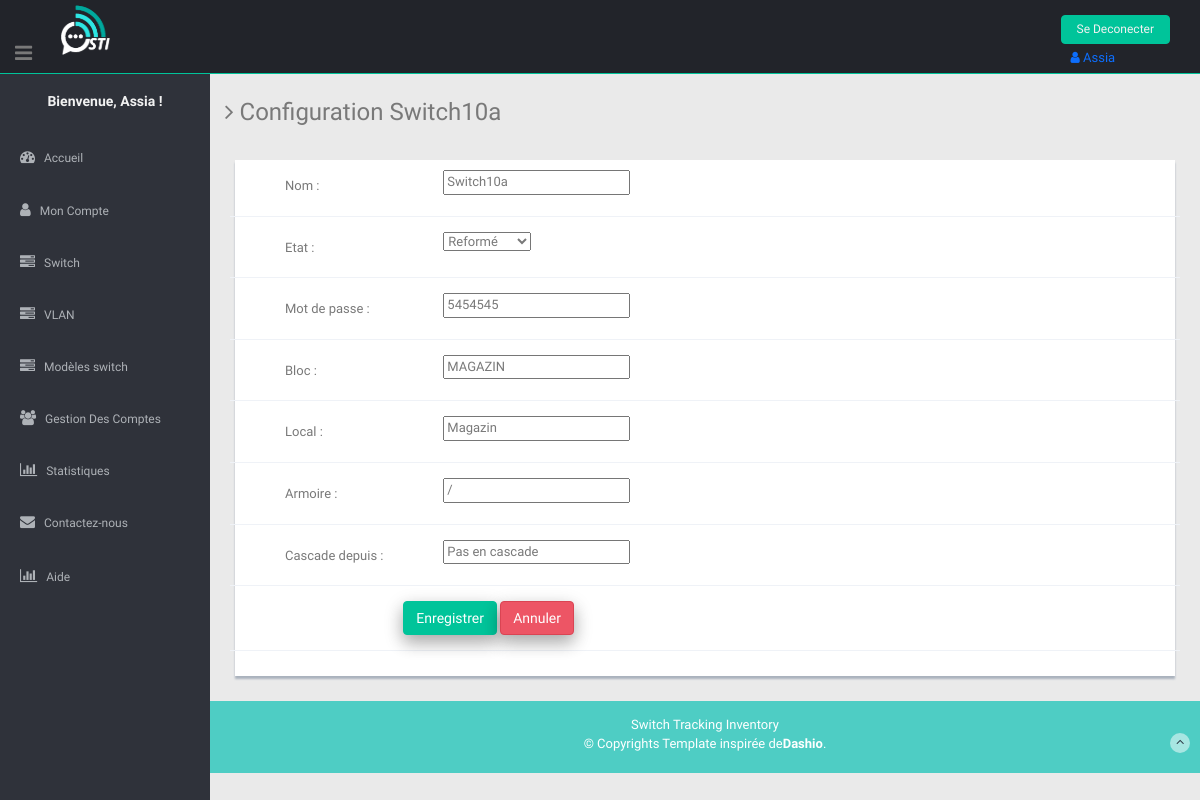
Before: /app_principal/switch/35/configurer (signed in) with the older database file.
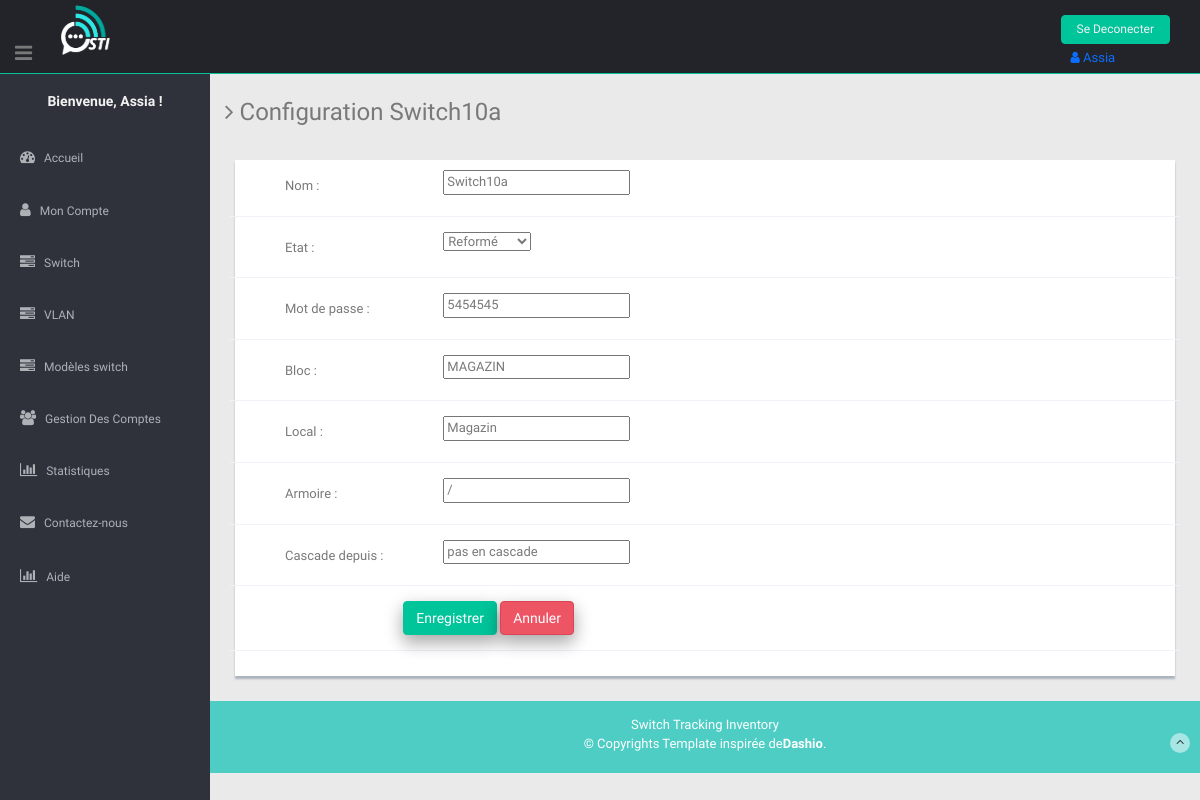
After: the same page with the newer database file.
### app_principal/models.py (models this page shows, shortened)
class switch(models.Model):  # on peut creer les ports d'un switch a partir d'un objet "switch" : switch_objet.port_set.create(num_port=...,type_port=...etc)
    passif = 'Passif'
    actif = 'Actif'
    reforme = 'Reformé'
    defectueux= 'Défectueux'
    choix_etat = [
        (defectueux, 'Défectueux'),
        (passif, 'Passif'),
        (reforme, 'Reformé'),
        (actif, 'Actif'),
    ]
    nom = models.CharField(max_length=50,unique=True)
    marque = models.CharField(max_length=50, default='Cisco')
    modele = models.CharField(max_length=50)
    bloc = models.CharField(max_length=25, default="pas configuré")
    local = models.CharField(max_length=25, default="magazin")
    armoire = models.CharField(max_length=25, default="pas configuré")
    inventaire = models.CharField(max_length=50, unique=True,)
    serie = models.CharField(max_length=25, unique=True,)
    mac = models.CharField(max_length=25, unique=True,)
    password=models.CharField('Mot de passe',max_length=100,blank=True,
                                  null=True,)
    preced = models.CharField(
        'Cascade depuis', max_length=50, blank=True, default="pas en cascade")
    date_achat = models.DateField("Date d'achat",
                                  blank=True,
                                  null=True,
                                  )
    etat = models.CharField(
        max_length=10,
        choices=choix_etat,
        default=passif,
    )
    vlans=models.CharField(
        'VLANs associés', max_length=350, blank=True, default="/ ")

### app_principal/views.py (the view)
@login_required()
@user_passes_test(lambda u: (Group.objects.get(name="modifier") in u.groups.all()) or u.is_superuser == True, login_url='app_principal:c')
def switchConfig(request, switch_id):
	s = get_object_or_404(switch, id=switch_id)
	if request.method == 'POST':  # si le switch d'id = switch_id n'existe pas on renvoie 404
		form = switchConfigForm(request.POST, instance=s)
		if form.is_valid():
			form.save()
			s.bloc=s.bloc.upper()
			s.local=s.local.capitalize()
			s.armoire=s.armoire.capitalize()
			s.nom=s.nom.capitalize()
			s.preced=s.preced.capitalize()
			s.save()
			messages.success(request,('Port configuré avec succés!'))
			Historique.objects.create(username = request.user.username, action = "a configuré le switch "+s.nom)
			return redirect('./port_tab/', id)
		else:
			messages.warning(request,('Echec.. veuillez réessayer une autre fois.'))
	else:
		form = switchConfigForm(instance=s)
	return render(request,
				  'app_principal/form_validation.html',
				  {'form': form, 'choix': 'switch', 'objet': s.nom, 'operation': 'Configuration', })

### app_principal/forms.py
class switchConfigForm(forms.ModelForm):
        class Meta:
            model= switch
            fields = ['nom','etat','password','bloc','local','armoire','preced']
        widgets = {
            'nom': forms.TextInput(attrs={'class': 'form-control'},),
            'password': forms.PasswordInput(attrs={'class': 'form-control'},),
            'bloc': forms.TextInput(attrs={'class': 'form-control'},),
            'local': forms.TextInput(attrs={'class': 'form-control'},),
            'armoire': forms.TextInput(attrs={'class': 'form-control'},),
            'preced': forms.TextInput(attrs={'class': 'form-control'},),
        }

### app_principal/templates/app_principal/form_validation.html (shortened to what this page needs)
{% extends "base.html" %}
{% load static %}
  {% block content %}
<div class="wrapper">
  <h3><i class="fa fa-angle-right"></i> {{ operation }} {{ objet }}</h3>
  <div class="row mt">
    <div class="col-lg-12">
        <div class="form-panel">
          <div class="form">
            <form method="post" class="cmxform form-horizontal style-form" >
                {% for field in form %}
                  <div class="form-group" style="display:flex;flex-direction: row;" >
                    <div class="control-label col-lg-2" style="margin-left: 40px;">
                    {{ field.label_tag }}
                    </div>
                    <div class="col-lg-7">
                      {{field}} <br>
                    </div>
                    <br>
                  </div>
                {% endfor %}
                <div class="form-group">
                  <div class="col-lg-offset-2 col-lg-10">
                    {% if operation == "supression"%}
                    <button class="btn btn-theme" id="" type="button" data-toggle="modal" data-target="#exampleModal">Supprimer</button>
                    {% elif operation == "Ajout"%}
                    <button class="btn btn-theme" id="" type="button" data-toggle="modal" data-target="#exampleModal">Ajouter</button>
                    {% elif operation == "Recherche"%}
                    <button class="btn btn-theme" id="" type="submit" data-toggle="modal" data-target="#exampleModal">Chercher</button>
                    {% else %}
                    <button class="btn btn-theme" id="" type="button" data-toggle="modal" data-target="#exampleModal">Enregistrer</button>
                    {% endif %}
                    {% if choix == "vlan" %}
                    <a href="{% url 'app_principal:vlan' %}" class="btn btn-theme04" type="button">Annuler</a>
                    {% elif choix == "switch" %}
                    <a href="{% url 'app_principal:switch' %}" class="btn btn-theme04" type="button">Annuler</a>
                    {% elif choix == "modele" %}
                    <a href="{% url 'app_principal:modele' %}" class="btn btn-theme04" type="button">Annuler</a>
                    {% elif objet == "mot de passe" %}
                    <a href="{% url 'app_principal:c' %}" class="btn btn-theme04" type="button">Annuler</a>
                    {% endif %}
                  </div>
                </div>
            </form>
          </div>
        </div>
      </div>
    </div>
  </div>
  {% endblock %}

Changed rows visible on the page:
changed switch "Switch10a": preced "Pas en cascade" → "pas en cascade"
